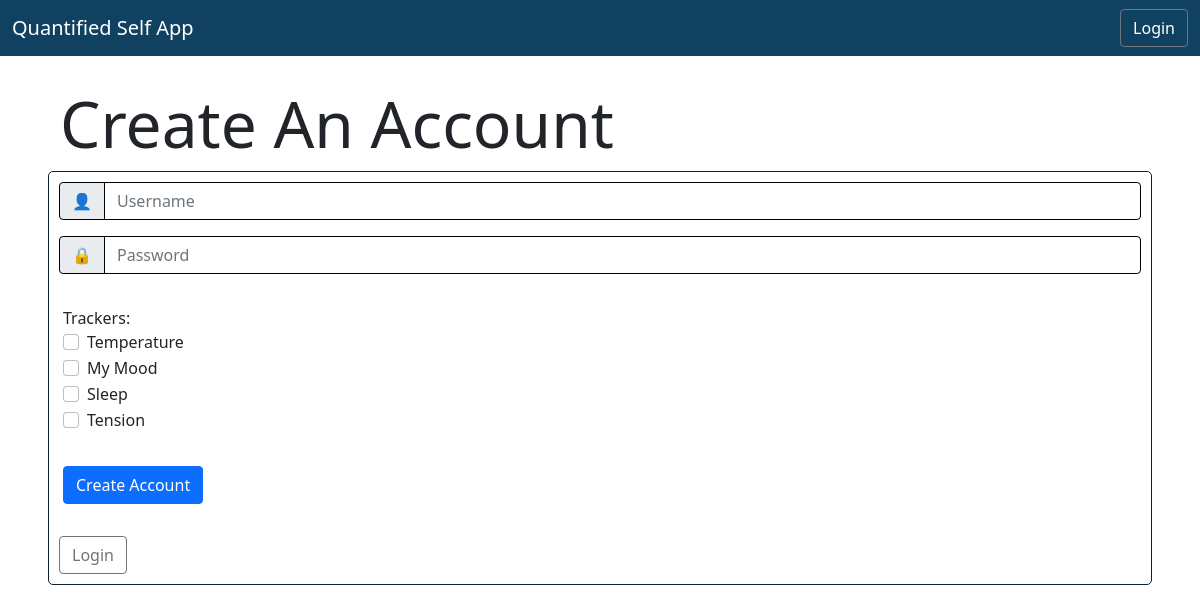
The page /user/create on the database its author committed.
### models.py (models this page shows)
class Trackers_Model(db.Model):
  __tablename__ = "Trackers"
  tracker_id = db.Column(db.Integer, autoincrement=True, primary_key=True)
  tracker_name = db.Column(db.String, nullable=False, unique=True)
  tracker_type = db.Column(db.String, nullable=False)
  tracker_desc = db.Column(db.String)

### app/userviews.py (the view, shortened to what this page needs)
@app.route("/user/create", methods=['GET', 'POST'])
def user_create():
    if request.method == 'GET':
        tra = Trackers_Model.query.all()
        return render_template("user_create.html", trackers=tra)

### templates/user_create.html (shortened to what this page needs)
<!DOCTYPE html>
<html lang="en">
<head>
  <link rel="stylesheet" href="/css/bootstrap.css">
  <link rel="stylesheet" href="/css/bootstrap-grid.css" />
</head>
<body>
  <nav class="navbar navbar-dark" style="background-color: #104161">
    <div class="container-fluid">
      <a class="navbar-brand">Quantified Self App</a>
      <a class="btn btn-outline-secondary" role="button" href="/" style="color: white;" >Login</a>
    </div>
  </nav>
  <div class="container-md" style="padding: 30px;">
    <div class="row justify-content-center">
      <h1 class="display-3">Create An Account</h1>
      <div class="col-md" style="border: 1px solid #10222E; border-radius: 5px; padding: 10px;">
        <form action="/user/create" method="POST" id="user-create-form">
          <div class="row">
            <div class="input-group mb-3">
              <span class="input-group-text" id="basic-addon1" style="border: 1px solid black; border-collapse: collapse;">👤</span>
              <input type="text" class="form-control" id="createUsername" name="createUsername" style="border: 1px solid black;" placeholder="Username" required>
            </div>
            <div class="input-group mb-3">
              <span class="input-group-text" id="basic-addon1" style="border: 1px solid black; border-collapse: collapse;">🔒</span>
              <input type="password" class="form-control" id="createPassword" name="createPassword" style="border: 1px solid black;" placeholder="Password" required>
            </div>
            <div class="p-3">
              Trackers:
              {% for tracker in trackers %}
              <div class="form-check">
                <input class="form-check-input" name = "trackers" type="checkbox" value={{tracker.tracker_id}} id="flexCheckDefault">
                <label class="form-check-label" for="flexCheckDefault">
                  {{tracker.tracker_name}}
                </label>
              </div>
            {% endfor %}
            </div>
            <div class="p-3">
              <div class="col-auto">
                <input type="submit" class="btn btn-primary mb-3" value="Create Account">
              </div>
            </div>
          </div>
          <a class="btn btn-outline-secondary" role="button" href="/" >Login</a>
        </form>
      </div>
    </div>
  </div>
</body>
</html>

### rows shown on the page
Trackers_Model: tracker_name "Temperature"
Trackers_Model: tracker_name "My Mood"
Trackers_Model: tracker_name "Sleep"
Trackers_Model: tracker_name "Tension"
